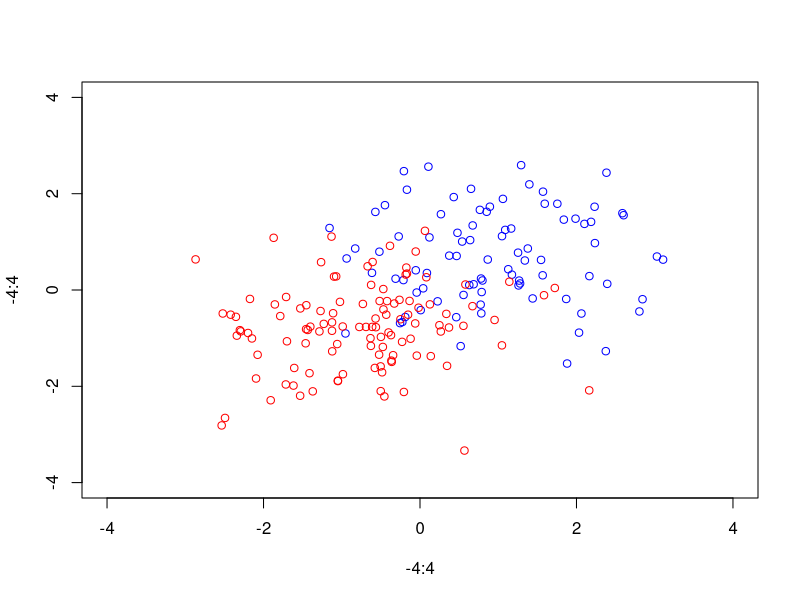

The R script that drew this image: (Note: this script raises an error after producing the figure.)
        # a binary example
          rm(list=ls())
          n=200
          p=20
          r=0.8
          x=matrix(rnorm(n*p,mean=0,sd=1),n,p)
          y=rbinom(n,1,0.5)
          x[,3]=x[,3]+(2*y-1)*r
          x[,11]=x[,11]+(2*y-1)*r

          y=y+1

          ind1=which(y>1.5)
          ind0=which(y<1.5)
          plot(-4:4, -4:4, type = "n")
          points(x[ind1, 3], x[ind1,11],col="blue")
          points(x[ind0, 3], x[ind0,11],col="red")

          taus=seq(1,15,2)
          lam=cvskda(x,y, taus,nfolds=10)


          xtest=matrix(rnorm(10*n*p,mean=0,sd=1),10*n,p)
          ytest=rbinom(10*n,1,0.5)
          xtest[,3]=xtest[,3]+(2*ytest-1)*r
          xtest[,11]=xtest[,11]+(2*ytest-1)*r
          ytest=ytest+1

          ptesthat=predprob(x,y,lam, xtest)
          ytesthat=apply(ptesthat, 1,which.max)
          error=sum(abs(ytesthat-ytest)>0.5)
          error/length(ytest)





        # a three-class example
          rm(list=ls())
          n=200
          p=20
          r=2
          x=matrix(rnorm(n*p,mean=0,sd=1),n,p)
          y=ceiling(runif(n,0,3))
          thetas=c(0, 2*pi/3, 4*pi/3)
          x[,3]=x[,3]+r*cos(thetas[y])
          x[,11]=x[,11]+r*sin(thetas[y])

          ind1=which(y==1)
          ind2=which(y==2)
          ind3=which(y==3)

          plot(-6:6, -6:6, type = "n")
          points(x[ind1, 3], x[ind1,11],col="blue")
          points(x[ind2, 3], x[ind2,11],col="red")
          points(x[ind3, 3], x[ind3,11],col="black")



          taus=seq(1,15,2)
          lam=cvskda(x,y, taus,nfolds=10)


          xtest=matrix(rnorm(10*n*p,mean=0,sd=1),10*n,p)
          ytest=ceiling(runif(10*n,0,3))
          xtest[,3]=xtest[,3]+r*cos(thetas[ytest])
          xtest[,11]=xtest[,11]+r*sin(thetas[ytest])


          ptesthat=predprob(x,y,lam, xtest)
          ytesthat=apply(ptesthat, 1,which.max)
          error=sum(abs(ytesthat-ytest)>0.5)
          error/length(ytest)
